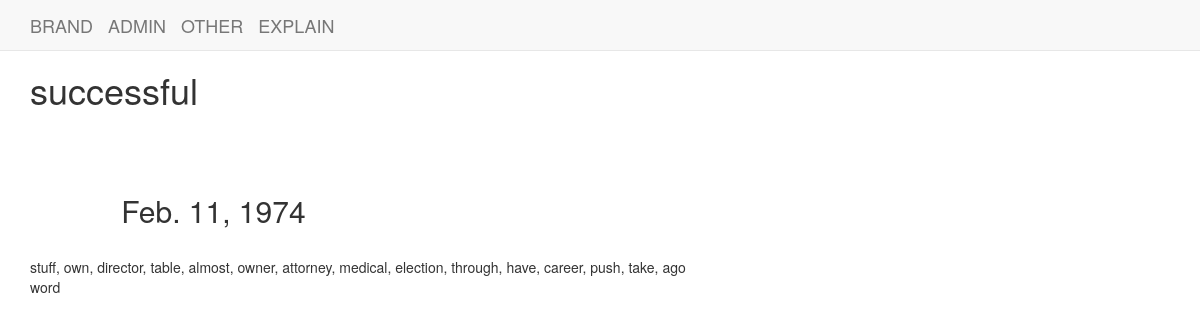
The app's page /word/15/ with its own data.
### Dictionary/models.py (models this page shows, shortened)
class Word(models.Model):
	yore = models.ForeignKey(Yore)
	word = models.CharField(max_length=68, unique=True)
	meaning = models.TextField()
	date = models.DateField()

### Dictionary/views.py (the view)
# urls.py: url(r'^word/(?P<pk>\d+)/$', views.word_detail, name='word_detail'),
def word_detail(request, pk):
	word = get_object_or_404(Word, pk=pk)
	return render(request, 'Dictionary/word_detail.html', {'word':word})

### templates/Dictionary/word_detail.html
{% extends 'Dictionary/base.html' %}
{% block body_block %}
<div class="">
	<h1>{{ word.word }}<h1><br>
	<h2>{{ word.date }}</h2><br>
	{{ word.meaning }}<br>
	word
</div>
{% endblock %}

### static/css/mycss.css (style rules this page uses)
html, body, div, span, applet, object, iframe, h1, h2, h3, h4, h5, h6, p, blockquote, pre, a, abbr, acronym, address, big, cite, code,del, dfn, em, font, img, ins, kbd, q, s, samp, small, strike, strong, sub, sup, tt, var, b, u, i, center,dl, dt, dd, ol, ul, li,fieldset, form, label, legend,table, caption, tbody, tfoot, thead, tr { margin: 0; padding: 0; border: 0; outline: 0; }
html, body { height:100%; font-family: "Roboto"; }
body { line-height: 1; }
body { background-image: url("images/bubble.png"); background-repeat: repeat; }
body div { -webkit-border-radius: 5px; -moz-border-radius: 5px; }
#about p, h2 { padding: 5px 5% 0 8%; }

### records on screen
Word: word "successful", date "Feb. 11, 1974", meaning "stuff, own, director, table, almost, owner, attorney, medical, election, through, have, career, push, take, ago"
